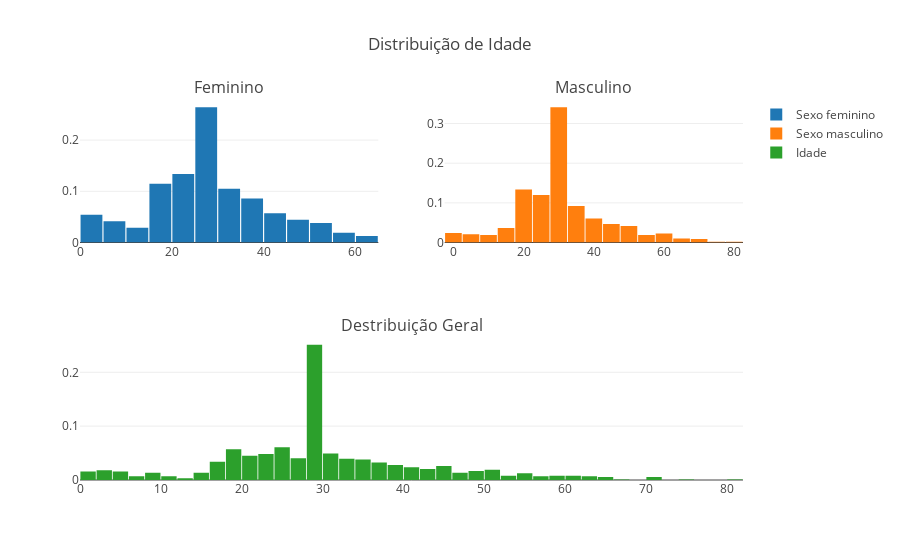

Source (notebook cell):
### Code cell
df_female = treino.loc[treino["Sex_male"] == 0]['Age'].values.tolist()
df_male = treino.loc[treino["Sex_male"] == 1]['Age'].values.tolist()
df_age = treino['Age'].values.tolist()

#plot do sexo feminino
trace0 = go.Histogram(
    x=df_female,
    histnorm='probability',
    name="Sexo feminino"
)
#plot do sexo masculino
trace1 = go.Histogram(
    x=df_male,
    histnorm='probability',
    name="Sexo masculino"
)
#plot geral
trace2 = go.Histogram(
    x=df_age,
    histnorm='probability',
    name="Idade"
)

#criando o grid
fig = tls.make_subplots(rows=2, cols=2, specs=[[{}, {}], [{'colspan': 2}, None]],
                          subplot_titles=('Feminino','Masculino', 'Destribuição Geral'))

#setting the figs
fig.append_trace(trace0, 1, 1)
fig.append_trace(trace1, 1, 2)
fig.append_trace(trace2, 2, 1)

fig['layout'].update(showlegend=True, title='Distribuição de Idade', bargap=0.05)
py.iplot(fig, filename='custom-sized-subplot-with-subplot-titles')

### Figure 1 — Plotly figure (JSON) as saved in the notebook; plotly's stock layout.template omitted (floating-point values rounded to 4 significant figures; data arrays with more than 128 entries replaced by an {"elided": "..."} marker saying what was removed)
{"data": [{"histnorm": "probability", "name": "Sexo feminino", "type": "histogram", "uid": "dbec400f-6a1a-4621-8049-d6e254ce37e1", "x": {"elided": "314 float values"}, "xaxis": "x", "yaxis": "y"}, {"histnorm": "probability", "name": "Sexo masculino", "type": "histogram", "uid": "28c26738-8a80-4a69-a5d6-d504e5ba15e9", "x": {"elided": "577 float values"}, "xaxis": "x2", "yaxis": "y2"}, {"histnorm": "probability", "name": "Idade", "type": "histogram", "uid": "6cc5aaa5-9c80-4d7b-a729-32f812e09f9f", "x": {"elided": "891 float values"}, "xaxis": "x3", "yaxis": "y3"}], "layout": {"annotations": [{"font": {"size": 16}, "showarrow": false, "text": "Feminino", "x": 0.225, "xanchor": "center", "xref": "paper", "y": 1, "yanchor": "bottom", "yref": "paper"}, {"font": {"size": 16}, "showarrow": false, "text": "Masculino", "x": 0.775, "xanchor": "center", "xref": "paper", "y": 1, "yanchor": "bottom", "yref": "paper"}, {"font": {"size": 16}, "showarrow": false, "text": "Destribuição Geral", "x": 0.5, "xanchor": "center", "xref": "paper", "y": 0.375, "yanchor": "bottom", "yref": "paper"}], "bargap": 0.05, "showlegend": true, "title": {"text": "Distribuição de Idade"}, "xaxis": {"anchor": "y", "domain": [0, 0.45]}, "xaxis2": {"anchor": "y2", "domain": [0.55, 1]}, "xaxis3": {"anchor": "y3", "domain": [0, 1]}, "yaxis": {"anchor": "x", "domain": [0.625, 1]}, "yaxis2": {"anchor": "x2", "domain": [0.625, 1]}, "yaxis3": {"anchor": "x3", "domain": [0, 0.375]}}}
